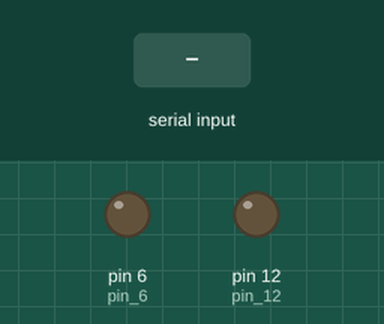
Bench run of a sketch on a simulated Arduino Uno, built with avr-gcc and run on an emulated ATmega328P. Parts: output pins drawn as LEDs (lit = HIGH). The inputs (shaded band) are chosen by the test bench. What the sketch prints to the serial monitor is not drawn.

Above: at 1.2 s.
1.3 s: "a\n" received over Serial
At 2.33 s:
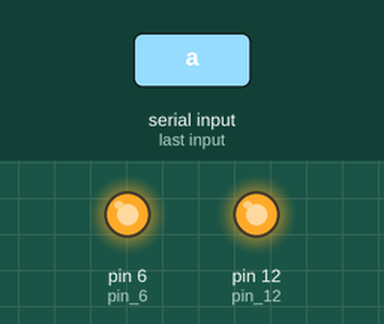
3.8 s: "A\n" received over Serial
At 5.1 s:
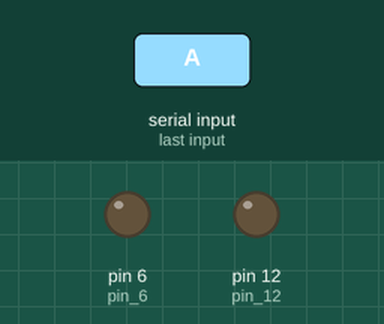
5.4 s: "b\n" received over Serial
Timing chart, 0 to 8.4 s (numbered marks = the images above; inputs shaded):
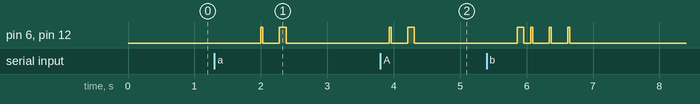

Measured:
- after the input at 1.3 s, pin 6 (pin_6), pin 12 (pin_12): LOW → HIGH after 0.70 s, → LOW 0.03 s later, → HIGH 0.25 s later, → LOW 0.10 s later
- after the input at 3.8 s, pin 6 (pin_6), pin 12 (pin_12): LOW → HIGH after 0.13 s, → LOW 0.03 s later, → HIGH 0.25 s later, → LOW 0.10 s later

The sketch:

morse_code_translator2.ino
```cpp
/*
 * Morse Code Translator
 * Takes serial input & translates it
 * into Morse Code which is then sent
 * to a buzzer & LED
 *
 *
 * by learnelectronics
 * 15 MAR 2017
 *
 * www.youtube.com/c/learnelectronics
 * arduino0169@gmail.com
 *
 *
 * NOTE: INPUT MUST BE IN CAPS
 */

//-------------------------------------------------------------------------------------------------
//                                           LIBRARIES
//-------------------------------------------------------------------------------------------------

//NO LIBRARIES NECESSARY

//-------------------------------------------------------------------------------------------------
//                                            DEFINES
//-------------------------------------------------------------------------------------------------

//NO DEFINES NECESSARY

//-------------------------------------------------------------------------------------------------
//                                           VARIABLES
//-------------------------------------------------------------------------------------------------

String mCode = "";                                //string to store serial inut
byte mCodeLength = 0;                             //byte to store length of mCode
byte space = 150;                                 //delay for spacing
char i;                                           //char for parsing of mCode


//-------------------------------------------------------------------------------------------------
//                                             SETUP
//-------------------------------------------------------------------------------------------------

void setup() {
  Serial.begin(9600);                             //start serial comms for debuging
  pinMode(6,OUTPUT);                              //pin 6 (buzzer) set for OUTPUT
  pinMode(12,OUTPUT);                             //pin 12 (LED) set for OUTPUT
}

//-------------------------------------------------------------------------------------------------
//                                          FUNCTIONS
//-------------------------------------------------------------------------------------------------

void dot(){
  digitalWrite(6,HIGH);                           //buzzer on
  digitalWrite(12,HIGH);                          //LED on
  delay(30);                                     //on for 100ms
  digitalWrite(6,LOW);                            //buzzer off
  digitalWrite(12,LOW);                           //LED off
  delay(100);                                     //wait for 100ms
  Serial.print(".");
}

void dash(){
  digitalWrite(6,HIGH);                           //buzzer on
  digitalWrite(12,HIGH);                          //LED on
  delay(100);                                     //on for 300ms
  digitalWrite(6,LOW);                            //buzzer off
  digitalWrite(12,LOW);                           //LED off
  delay(100);                                     //wait for 100ms
   Serial.print("-");
}
void putspace()
{
  delay(space);

}


void translate(){                                 //translate characters to Morse Code
  switch(i){
    case 'a':
    case 'A':                                     //if it is A
      dot();                                      //do a dot
      delay(space);                               //wait
      dash();                                     //do a dash
      delay(space);                               //wait
    break;
    case 'b':
    case 'B':
      dash();
      dot();
      delay(space);
      dot();
      delay(space);
      dot();
      delay(space);
     break;

     case 'c':
     case 'C':
       dash();
      delay(space);
       dot();
      delay(space);
       dash();
      delay(space);
      dot();
      delay(space);
     break;

     case 'd':
     case 'D':
       dash();
       delay(space);
       dot();
       delay(space);
       dot();
       delay(space);
     break;

     case 'e':
     case 'E':
       dot();
       delay(space);
     break;

     case 'f':
     case 'F':
       dot();
       delay(space);
       dot();
       delay(space);
       dash();
       delay(space);
     break;

     case 'g':
     case 'G':
       dash();
       delay(space);
       dash();
       delay(space);
       dot();
       delay(space);
      break;

      case 'h':
      case 'H':
       dot();
       delay(space);
       dot();
       delay(space);
       dot();
       delay(space);
       dot();
       delay(space);
      break;

      case 'i':
      case 'I':
       dot();
       delay(space);
       dot();
       delay(space);
      break;

      case 'j':
      case 'J':
       dot();
       delay(space);
       dash();
       delay(space);
       dash();
       delay(space);
       dash();
       delay(space);
      break;

      case 'k':
      case 'K':
       dash();
       delay(space);
       dot();
       delay(space);
       dash();
       delay(space);
      break;
      case 'l':
      case 'L':
       dot();
       delay(space);
       dash();
       delay(space);
       dot();
       delay(space);
       dot();
       delay(space);
      break;
      case 'm':
      case 'M':
       dash();
       delay(space);
       dash();
       delay(space);
       break;
      case 'n':
       case 'N':
        dash();
        delay(space);
        dot();
        delay(space);
       break;
      case 'o':
       case 'O':
        dash();
        delay(space);
        dash();
        delay(space);
        dash();
        delay(space);
       break;
      case 'p':
       case 'P':
        dot();
        delay(space);
        dash();
        delay(space);
        dash();
        delay(space);
        dot();
        delay(space);
       break;
      case 'q':
       case 'Q':
        dash();
        delay(space);
        dash();
        delay(space);
        dot();
        delay(space);
        dash();
        delay(space);
       break;
      case 'r':
       case 'R':
        dot();
        delay(space);
        dash();
        delay(space);
        dot();
        delay(space);
       break;
      case 's':
       case 'S':
        dot();
        delay(space);
        dot();
        delay(space);
        dot();
        delay(space);
       break;
      case 't':
       case 'T':
        dash();
        delay(space);
       break;
      case 'u':
       case 'U':
        dot();
        delay(space);
        dot();
        delay(space);
        dash();
        delay(space);
       break;
      case 'v':
       case 'V':
        dot();
        delay(space);
        dot();
        delay(space);
        dot();
        delay(space);
        dash();
        delay(space);
       break;
      case 'w':
       case 'W':
        dot();
        delay(space);
        dash();
        delay(space);
        dash();
        delay(space);
       break;
      case 'x':
       case 'X':
        dash();
        delay(space);
        dot();
        delay(space);
        dot();
        delay(space);
        dash();
        delay(space);
       break;
      case 'y':
       case 'Y':
        dash();
        delay(space);
        dot();
        delay(space);
        dash();
        delay(space);
        dash();
        delay(space);
       break;
      case 'z':
       case 'Z':
        dash();
        delay(space);
        dash();
        delay(space);
        dot();
        delay(space);
        dot();
        delay(space);
       break;
       default:
         putspace();
       break;

  }
   Serial.print(" ");
}

void doString(){                                  //parse the string
  mCodeLength = mCode.length();                   //get the length of the string
  for(int x = 0;x<=mCodeLength;x++){              //repeat until reach end of string
    i = mCode.charAt(x);                          //get character at pos x
    translate();                                  //translate character to Morse Code
  }
}
//-------------------------------------------------------------------------------------------------
//                                              LOOP
//-------------------------------------------------------------------------------------------------

void loop() {
 while (Serial.available()) {                     //when something comes through serial
    char inChar = (char)Serial.read();            //get the new byte
    mCode += inChar;                              // add it to mCode
    if (inChar == '\n') {                         //if receive as CR
      Serial.println(mCode);
      doString();                                 //process the string
  }

 }
   delay(1000);                                    //delay between strings
   mCode = "";                                     //reset string
}
```
